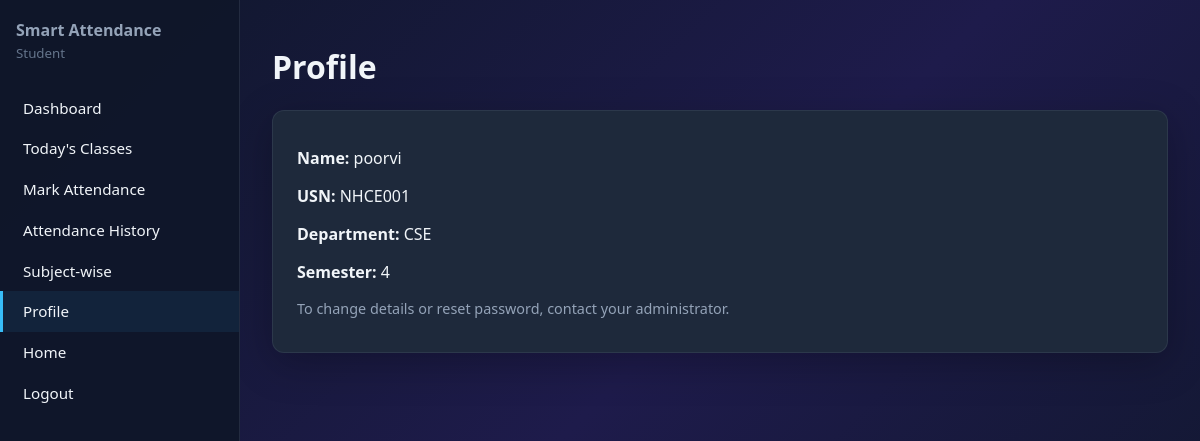
/student/profile (signed in), run on the app's committed database.
### tables this page shows
CREATE TABLE students (
            id INTEGER PRIMARY KEY AUTOINCREMENT,
            usn TEXT UNIQUE NOT NULL,
            full_name TEXT NOT NULL,
            password TEXT NOT NULL,
            department TEXT NOT NULL,
            semester INTEGER NOT NULL,
            face_encoding BLOB
        );

### routes/student.py (the view)
@student_bp.route("/profile")
@student_required
def profile():
    stu = _current_student()
    return render_template("student/profile.html", student=stu)

### models/db.py (called while the page is built)
def get_db():
    conn = sqlite3.connect(Config.DATABASE_PATH)
    conn.row_factory = sqlite3.Row
    conn.execute("PRAGMA foreign_keys = ON")
    return conn

### routes/auth.py (called while the page is built)
def student_required(f):
    @wraps(f)
    def decorated(*args, **kwargs):
        if not session.get("student_id"):
            return redirect(url_for("auth.student_login"))
        return f(*args, **kwargs)
    return decorated

### routes/student.py (called while the page is built)
def _current_student():
    conn = get_db()
    row = conn.execute(
        "SELECT * FROM students WHERE id = ?", (session["student_id"],)
    ).fetchone()
    conn.close()
    return row

### templates/student/profile.html (shortened to what this page needs)
{% extends "base_student.html" %}
{% block content %}
<h1>Profile</h1>
<div class="card">
  <p><strong>Name:</strong> {{ student.full_name }}</p>
  <p><strong>USN:</strong> {{ student.usn }}</p>
  <p><strong>Department:</strong> {{ student.department }}</p>
  <p><strong>Semester:</strong> {{ student.semester }}</p>
  <p style="color:#94a3b8;font-size:0.9rem">To change details or reset password, contact your administrator.</p>
</div>
{% endblock %}

### static/css/style.css (style rules this page uses)
:root { --bg: #0f172a; --panel: #1e293b; --accent: #38bdf8; --accent-2: #818cf8; --text: #f1f5f9; --muted: #94a3b8; --success: #4ade80; --warn: #fbbf24; --danger: #f87171; --radius: 12px; --font: "Segoe UI", system-ui, sans-serif; }
* { box-sizing: border-box; }
body { margin: 0; font-family: var(--font); background: linear-gradient(135deg, #0f172a 0%, #1e1b4b 50%, #0f172a 100%); color: var(--text); min-height: 100vh; }
.card { background: var(--panel); border-radius: var(--radius); padding: 1.25rem 1.5rem; margin-bottom: 1.25rem; border: 1px solid rgba(148, 163, 184, 0.12); box-shadow: 0 10px 40px rgba(0, 0, 0, 0.25); }

### data on the page
students: full_name "poorvi", usn "NHCE001", department "CSE", semester "4"
